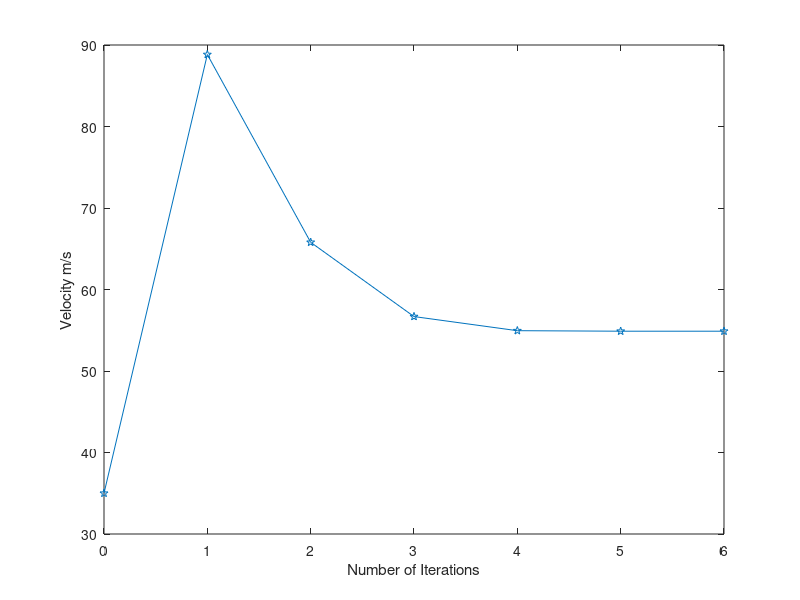

MATLAB code for this plot:
% EMTH171 Case_Study1: Exercise 2:
% Analyzing a car of petrol power supply system with several factors
% mzh99/jzh200 | Jiyao Zhu & Menghao Zhan
clear
clc
close all
m = 1500;    % Mass of car (Kg)
c_d = 0.3;   % Drag coefficient
area = 2;    % Frontal area (m^2)
c_rr = 0.010;% Rolling resistance 
a = 420;     % Engine parameters a (W.s/rad)
b = 0.44;    % Engine parameters b (W.s 2 /rad 2)
r_f = 3.50;  % Final drive ratio (m)
r_g = 0.8;   % Top gear with a gearbox ratio (m)
r_w = 0.205; % Wheel radius (m)
g = 9.81;    % Gravity coefficient (m/s^2)
air = 1.2;   % Air density (Kg/m^3)
% ========================Changeable Values in 4 Cases=====================
angle = 18*pi ;   % Gradient (degree)
acc = 0;     % Acceleration (m/s^2)
K = r_w/(r_f*r_g); % K 
%--------------------------------Function----------------------------------
f = @(v) c_d*area*(1/2)*air*v.^3 + m*g*sin(angle).*v + ...
    c_rr*m*g*cos(angle).*v + m*acc.*v - (a*v./K) + ((b*v.^2)/K^2);
d = @(v) 3*c_d*area*(1/2)*air*v.^2 + m*g*sin(angle) + ...
    c_rr*m*g*cos(angle) + m*acc - a/K + ((2*b*v)./K^2);
%---------------------------------Values-----------------------------------
N = 1000;    % 100 Iterations
v = 35 ;     % Initial guess
tol = 1e-4; % Tolerance value
%-----------------------------Processing-----------------------------------
for ii = 1 : N
    v(ii+1) = v(ii) - f(v(ii))/d(v(ii));
    if abs(v(ii+1)-v(ii)) < tol
        break
    end
end
%---------------------------------Plotting---------------------------------
xArray = 0 : 1 : ii;   %  X-axis
yArray = v            %  Y-axis 
figure(1)
plot(xArray, yArray,'-p')
ylabel('Velocity m/s')
xlabel('Number of Iterations')
